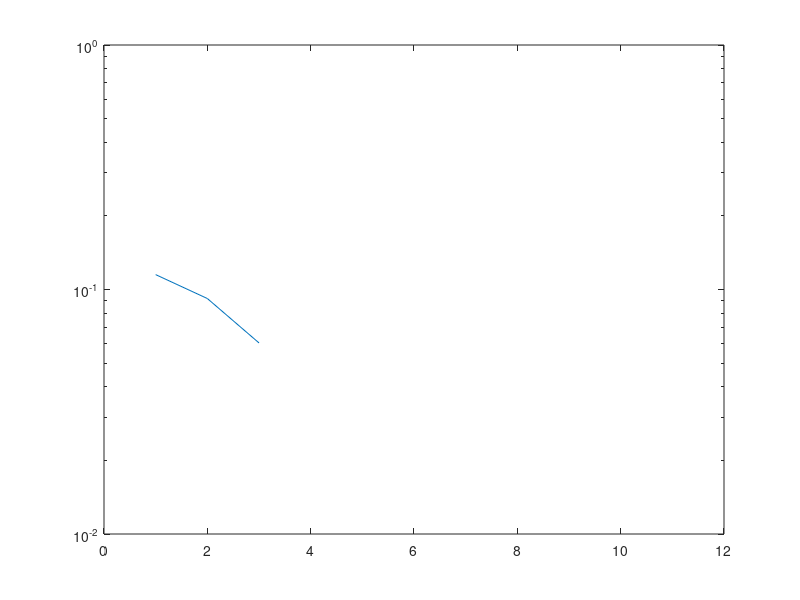

This figure's MATLAB source:
xi = [0.010, 0.098, 0.127, 0.278, 0.547, 0.632, 0.815,...
      0.906, 0.913, 0.958, 0.965];
yi = [1.003626, 1.025686, 1.029512, 1.029130, 0.994781,...
      0.990156, 1.016687, 1.057382, 1.061462, 1.091263,...
      1.096476];
err = zeros(11,1);
for n = 1:11
	A = ones(11,n);
	for i = 2:n
		A(1:11,i) = xi(1:11).^(i-1);
	end
	[Q,R] = qr(A);
	g1 = Q'*yi';
	x = zeros(n,1);
	x(1:n)=g1(1:n);

	for i = n: -1:1
		x(i) = x(i)/R(i,i);
		for j = i-1 : -1 : 1
			x(j) = x(j) - (R(j,i)*x(i)); 
		end 
	end
	
	% grado minimo e coefficenti
	if norm(abs((A*x)-yi')) <= 10E-6, n-1, x, break; end

	% per graficare i risultati ottenuti su n
	err(n) = norm(abs((A*x)-yi'));
end
semilogy((1:11),err)